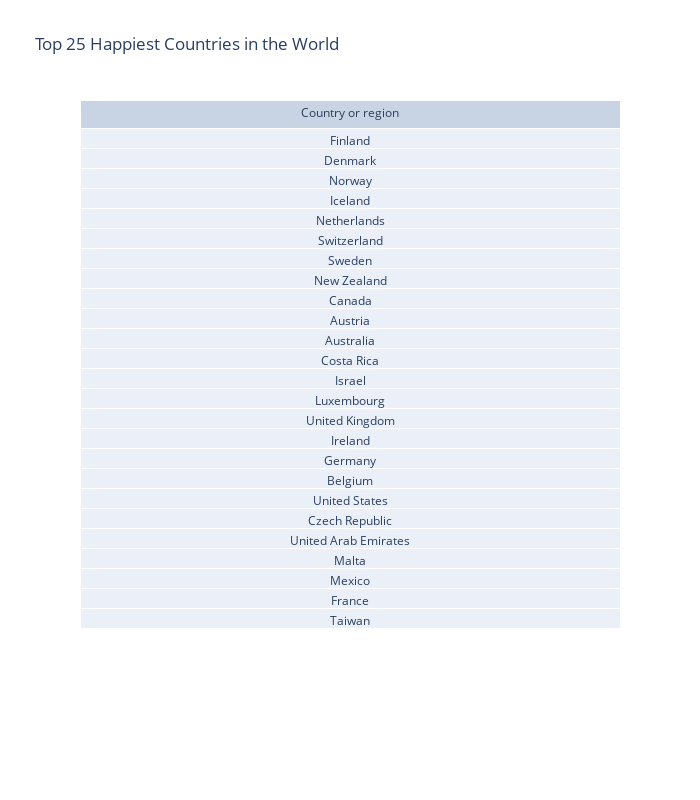

The notebook cell this image was saved under:
### Code cell
# Displaying the top 25 happiest countries in the world
happiest = df.head(25)
fig = go.Figure(data=[go.Table(
    header=dict(values=['Country or region'], align='center'),
    cells=dict(values=[happiest['Country or region'].values], align='center'))])

fig.update_layout(height=800, width=700, title_text="Top 25 Happiest Countries in the World")
fig.show()

### Figure 1 — Plotly figure (JSON) as saved in the notebook; plotly's stock layout.template omitted (floating-point values rounded to 4 significant figures)
{"data": [{"cells": {"align": "center", "values": [["Finland", "Denmark", "Norway", "Iceland", "Netherlands", "Switzerland", "Sweden", "New Zealand", "Canada", "Austria", "Australia", "Costa Rica", "Israel", "Luxembourg", "United Kingdom", "Ireland", "Germany", "Belgium", "United States", "Czech Republic", "United Arab Emirates", "Malta", "Mexico", "France", "Taiwan"]]}, "header": {"align": "center", "values": ["Country or region"]}, "type": "table"}], "layout": {"height": 800, "title": {"text": "Top 25 Happiest Countries in the World"}, "width": 700}}
